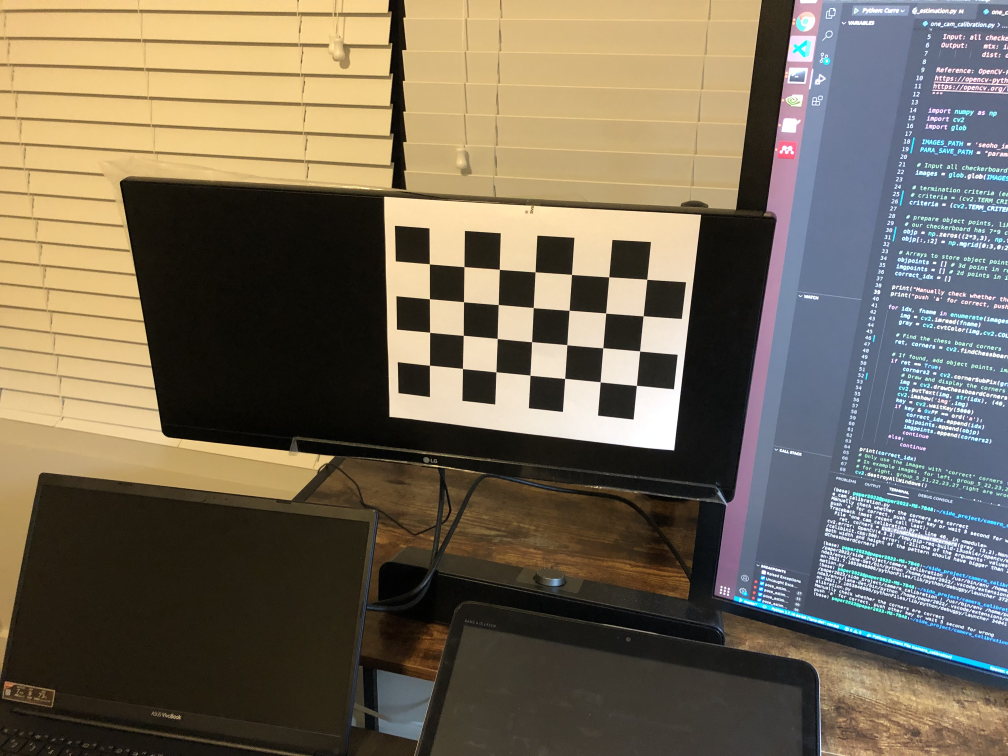
#> input picture seoho_image/IMG-2495.jpg, 4032 x 3024 px (shown at 1/4 size)
$ python one_cam_calibration.py
#> lines starting #> are read from the running program, lines starting #| are printed output that depends on the picture
# -*- coding: utf-8 -*-
"""
Single camera calibration

Input: all checkerboard images from one camera
Output:    mtx: intrinsic matrix of this camera (3x3)
           dist: distortion matrix of this camera (1x5)

Reference: OpenCV-Python Tutorials » Camera Calibration and 3D Reconstruction
https://opencv-python-tutroals.readthedocs.io/en/latest/py_tutorials/py_calib3d/py_calibration/py_calibration.html
https://opencv.org/license/
"""

import numpy as np
import cv2
import glob

IMAGES_PATH = 'seoho_image/IMG-2495.jpg'
PARA_SAVE_PATH = "parameters/_seoho_parameters_4_7.yaml"

# Input all checkerboard images from one camera (prefer 10-20 images)
images = glob.glob(IMAGES_PATH)

# termination criteria (each small square in our checkerboard is 20mm x 20mm)
# criteria = (cv2.TERM_CRITERIA_EPS + cv2.TERM_CRITERIA_MAX_ITER, 20, 0.001)
criteria = (cv2.TERM_CRITERIA_EPS + cv2.TERM_CRITERIA_MAX_ITER, 32, 0.001)

# prepare object points, like (0,0,0), (1,0,0), (2,0,0) ....,(6,5,0)
# our checkerboard has 7*9 corner points (see image folder)
objp = np.zeros((4*7,3), np.float32)
objp[:,:2] = np.mgrid[0:7,0:4].T.reshape(-1,2)

# Arrays to store object points and image points from all the images.
objpoints = [] # 3d point in real world space
imgpoints = [] # 2d points in image plane.
correct_idx = []

print("Manually check whether the corners are correct")
print("push 'a' for correct, push other key or wait 5 second for wrong")

for idx, fname in enumerate(images):
    img = cv2.imread(fname)
#> img is the input picture: shape (3024, 4032, 3); mean B, G, R 88.9, 105.7, 115.6
    gray = cv2.cvtColor(img,cv2.COLOR_BGR2GRAY)
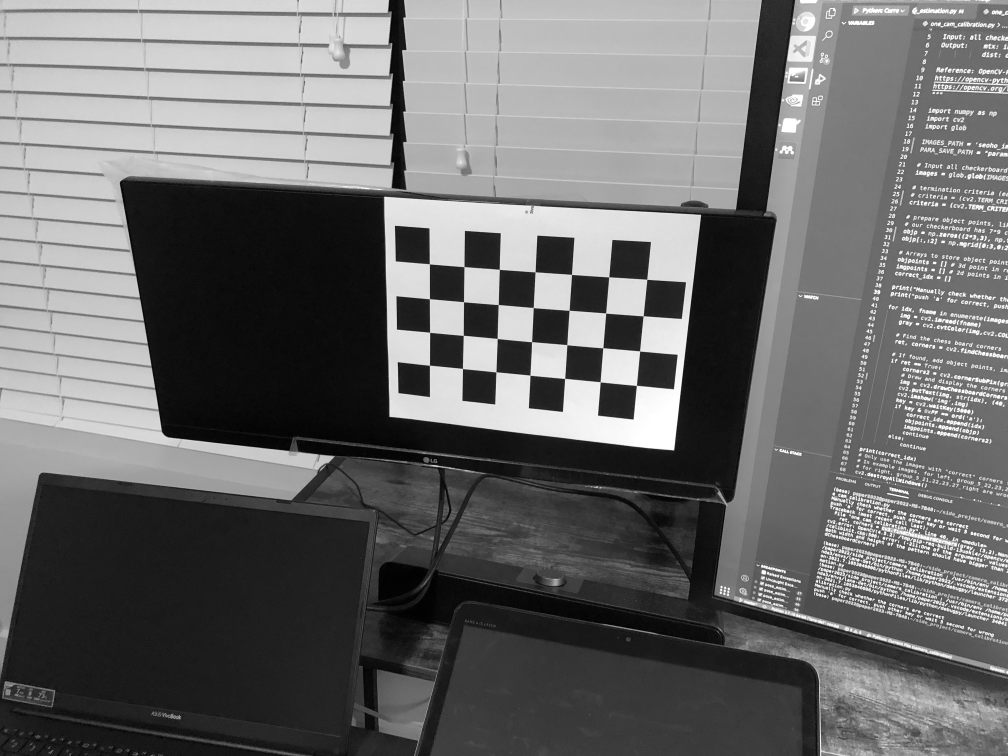
#> gray: shape (3024, 4032) (shown at 1/4 size); min 0, max 255, mean 106.7

    # Find the chess board corners
    ret, corners = cv2.findChessboardCorners(gray, (7,4),None)
#> ret = True; corners = 28 rows, first 8: [1719.5, 1057.4], [1857.8, 1068.3], [1998.6, 1079.2], [2141.4, 1089.4], [2288, 1099.2], [2436.8, 1108.8], [2589.3, 1119.5], [1719.3, 1196.4]

    # If found, add object points, image points (after refining them)
    if ret == True:
        corners2 = cv2.cornerSubPix(gray,corners,(11,11),(-1,-1),criteria)
#> corners2 = 28 rows, first 8: [1719.1, 1057.1], [1857.7, 1068.2], [1998.5, 1078.7], [2141.6, 1089.1], [2287.6, 1099.1], [2436.6, 1109.2], [2588.7, 1118.7], [1719.2, 1196.6]
        # Draw and display the corners
        img = cv2.drawChessboardCorners(img, (7,4), corners2,ret)
        cv2.putText(img, str(idx), (40, 50), cv2.FONT_HERSHEY_PLAIN, 2.0, (0, 0, 255), 2)
        cv2.imshow('img',img)
        key = cv2.waitKey(5000)
#> (key Esc is pressed here)
        if key & 0xFF == ord('a'):
            correct_idx.append(idx)
            objpoints.append(objp)
            imgpoints.append(corners2)
            continue
        else:
            continue

print(correct_idx)
# Only use the images with "correct" corners for calibration
# In example images, for left, group_5_22,23,27_left are wrong;
# for right, group_5_21,22,23,27_right are wrong
cv2.destroyAllWindows()
#> (the run stopped early here; a loop or call above may not have finished)

$ run again, with seoho_image/IMG-2488.jpg copied over seoho_image/IMG-2495.jpg
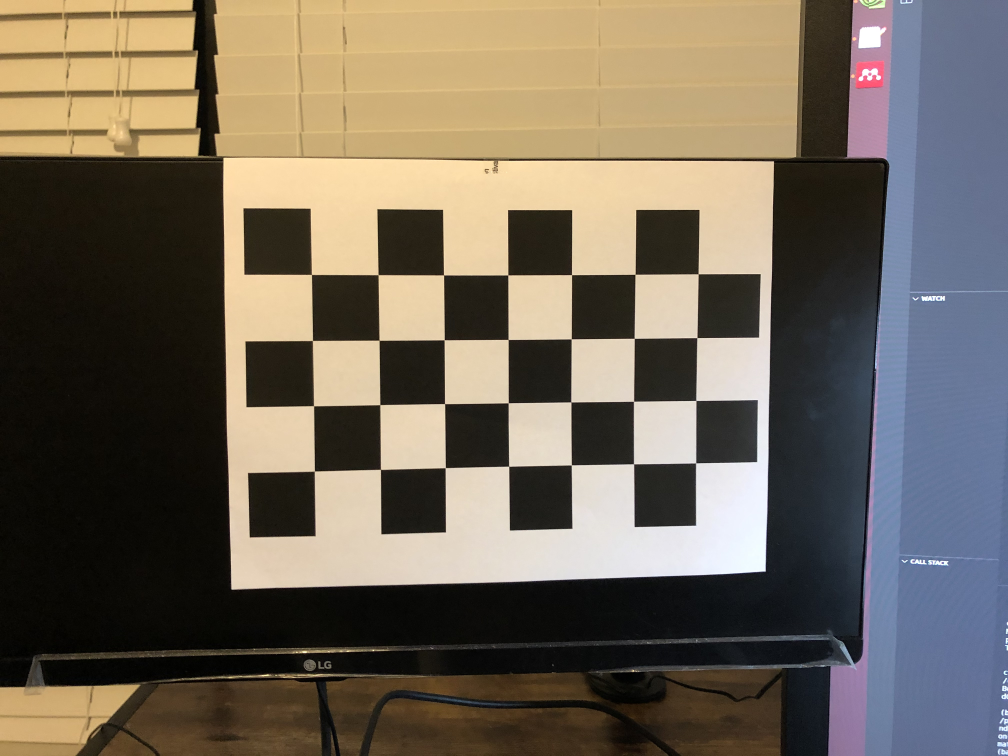
#> input picture seoho_image/IMG-2488.jpg, 4032 x 3024 px (shown at 1/4 size)
#> img is the input picture: shape (3024, 4032, 3); mean B, G, R 89.9, 103, 112.2
#> `gray = cv2.cvtColor(img,cv2.COLOR_BGR2GRAY)`:
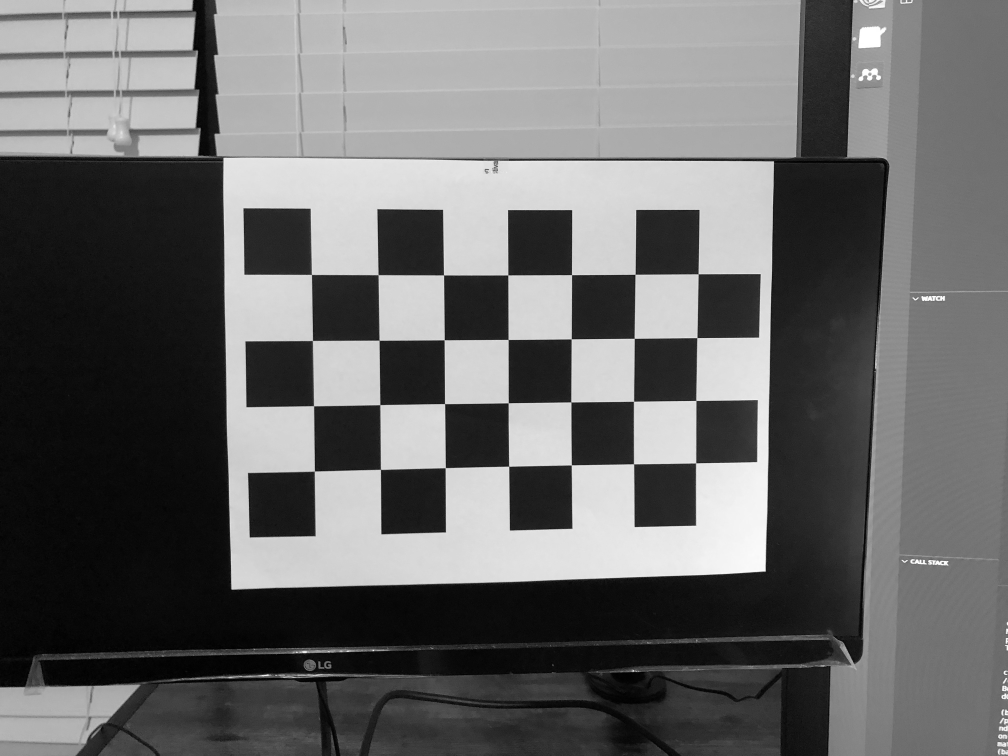
#> gray: shape (3024, 4032) (shown at 1/4 size); min 0, max 255, mean 104.2
#> ret = True; corners = 28 rows, first 8: [1247.4, 1099.2], [1513.8, 1100.8], [1776, 1100.9], [2033.3, 1101.3], [2287.3, 1100.7], [2541.7, 1098.7], [2793.5, 1097.3], [1251.7, 1362.2]
#> corners2 = 28 rows, first 8: [1247.6, 1099.5], [1513.9, 1100.5], [1775.7, 1101.3], [2033.1, 1101.2], [2287.6, 1100.3], [2541.7, 1098.5], [2793.7, 1097], [1251.4, 1363.2]

$ run again, with seoho_image/IMG-2489.jpg copied over seoho_image/IMG-2495.jpg
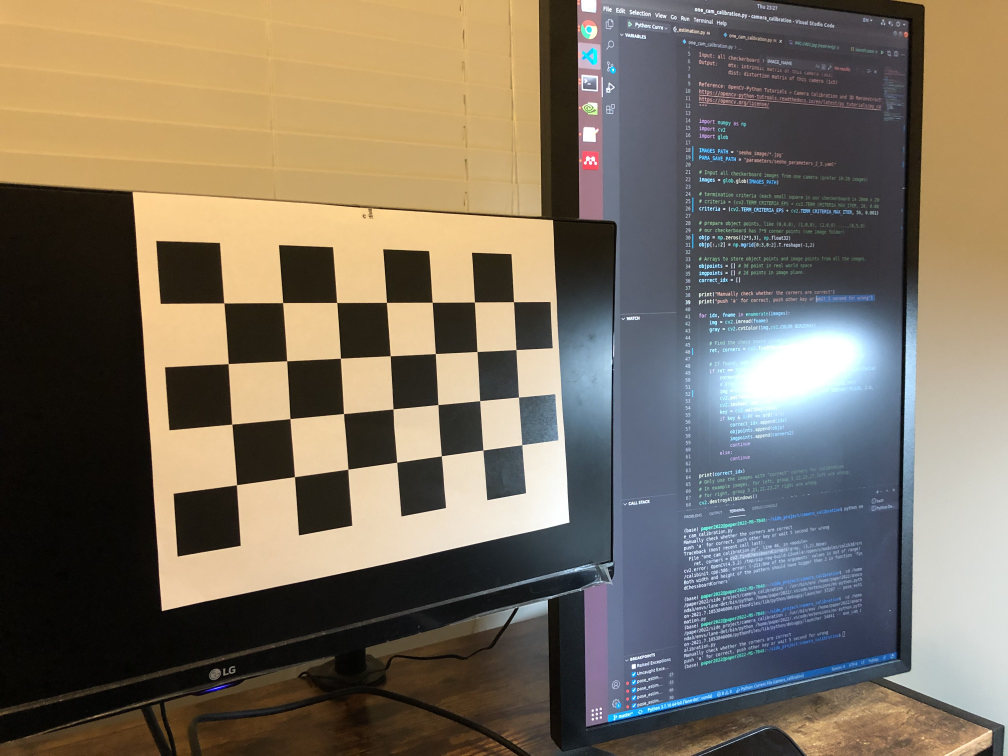
#> input picture seoho_image/IMG-2489.jpg, 4032 x 3024 px (shown at 1/4 size)
#> img is the input picture: shape (3024, 4032, 3); mean B, G, R 95.9, 110.6, 120.4
#> `gray = cv2.cvtColor(img,cv2.COLOR_BGR2GRAY)`:
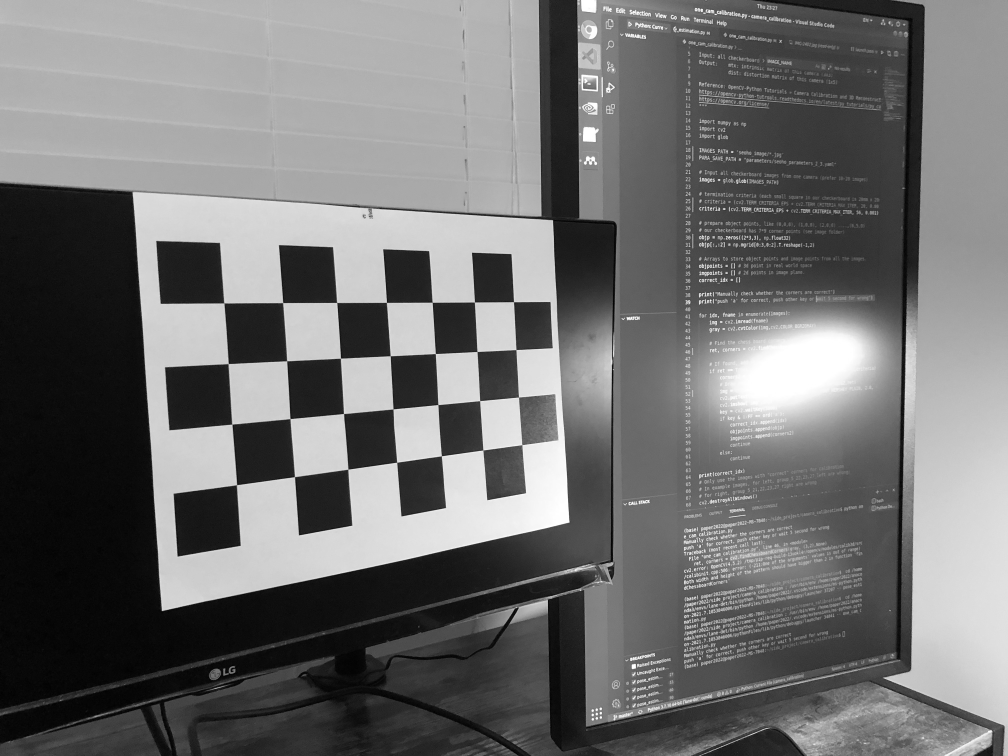
#> gray: shape (3024, 4032) (shown at 1/4 size); min 0, max 255, mean 111.8
#> ret = True; corners = 28 rows, first 8: [897.3, 1213.4], [1133.1, 1211.5], [1348.6, 1211.2], [1547.4, 1211], [1729.9, 1210.3], [1899.3, 1209.4], [2055.6, 1208.8], [915.7, 1455.3]
#> corners2 = 28 rows, first 8: [897.2, 1213.2], [1132.6, 1211.8], [1348.7, 1211.4], [1547.4, 1211], [1730, 1210.3], [1899.1, 1209.6], [2055.5, 1208.5], [914.4, 1455.8]

$ run again, with seoho_image/IMG-2490.jpg copied over seoho_image/IMG-2495.jpg
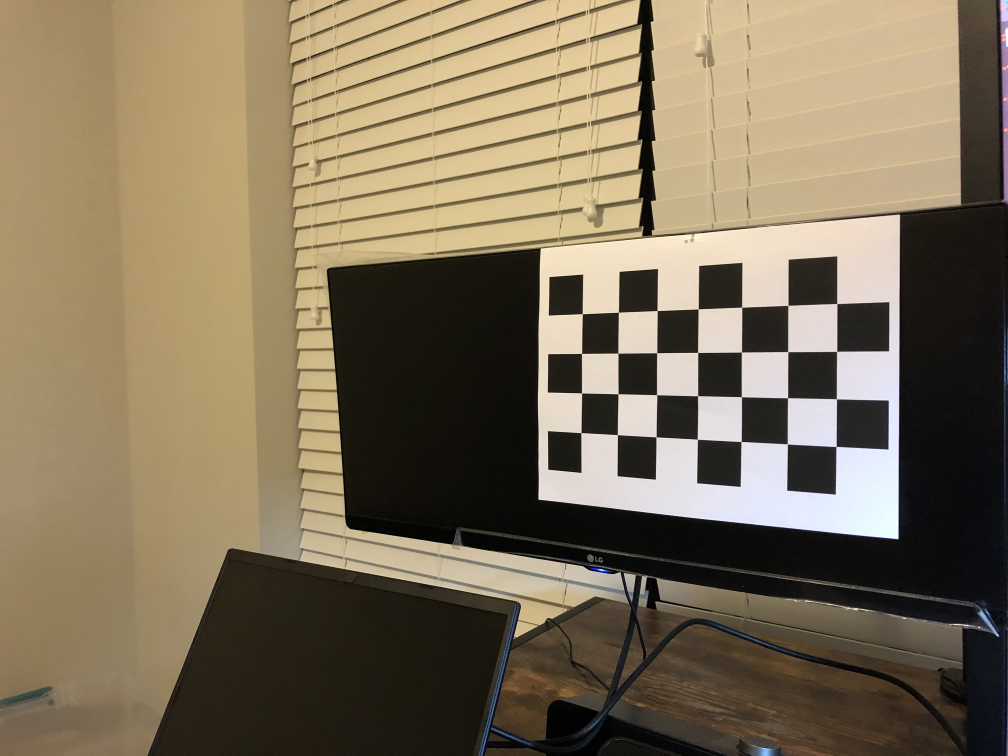
#> input picture seoho_image/IMG-2490.jpg, 4032 x 3024 px (shown at 1/4 size)
#> img is the input picture: shape (3024, 4032, 3); mean B, G, R 90.4, 113.8, 127.2
#> `gray = cv2.cvtColor(img,cv2.COLOR_BGR2GRAY)`:
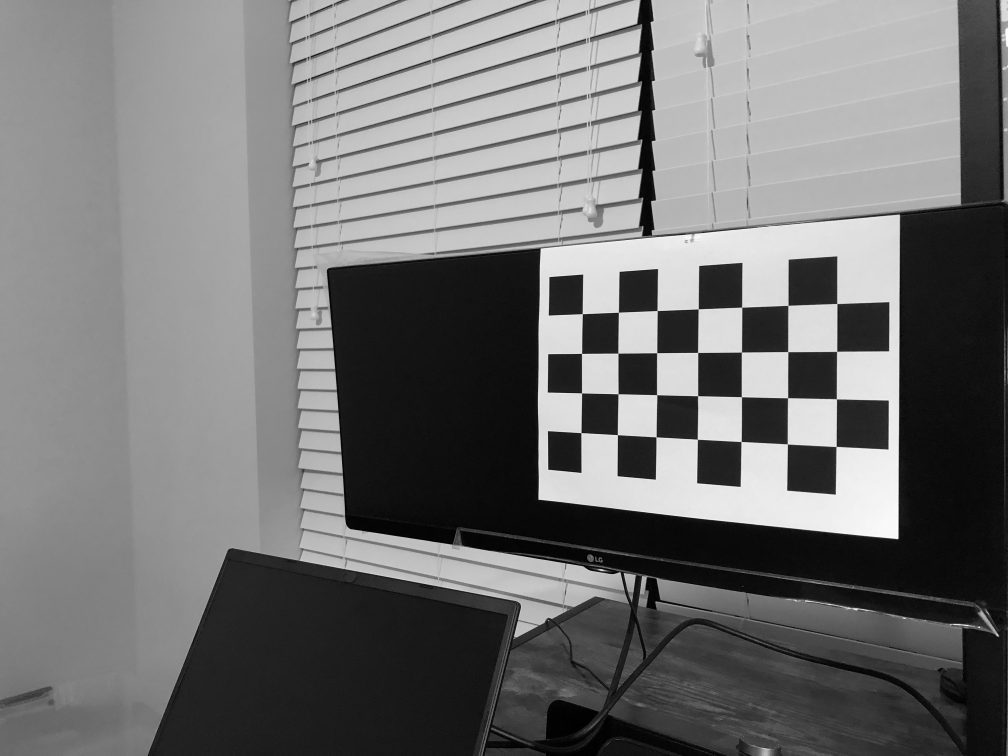
#> gray: shape (3024, 4032) (shown at 1/4 size); min 0, max 255, mean 115.2
#> ret = True; corners = 28 rows, first 8: [2330.6, 1256.5], [2474.4, 1251.1], [2630.1, 1244], [2794, 1236.8], [2969.3, 1230.4], [3153.2, 1222.6], [3349.4, 1215.5], [2328.3, 1415]
#> corners2 = 28 rows, first 8: [2330.5, 1256.3], [2475.1, 1250.4], [2630, 1243.7], [2794.2, 1237], [2968.4, 1230], [3153.4, 1222.8], [3349, 1215.5], [2327.9, 1415.1]
